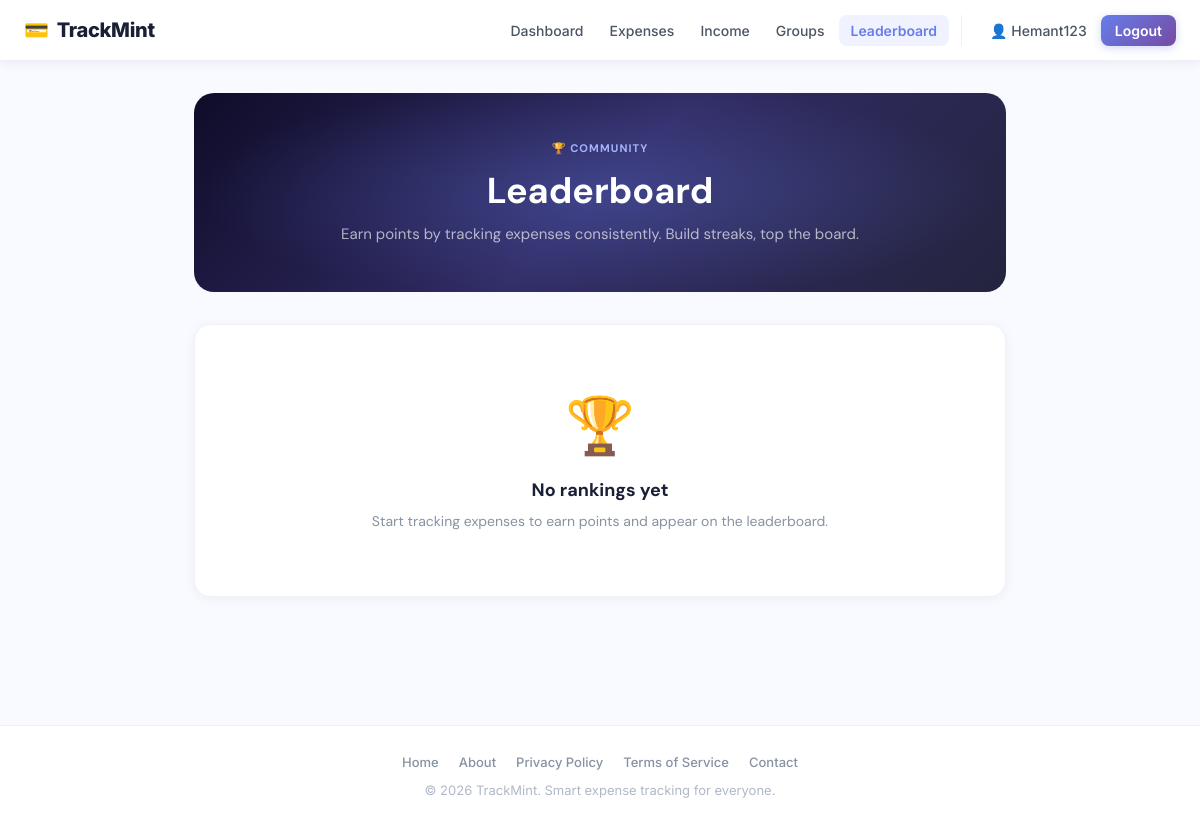
The app's page /leaderboard/ (signed in), older data.
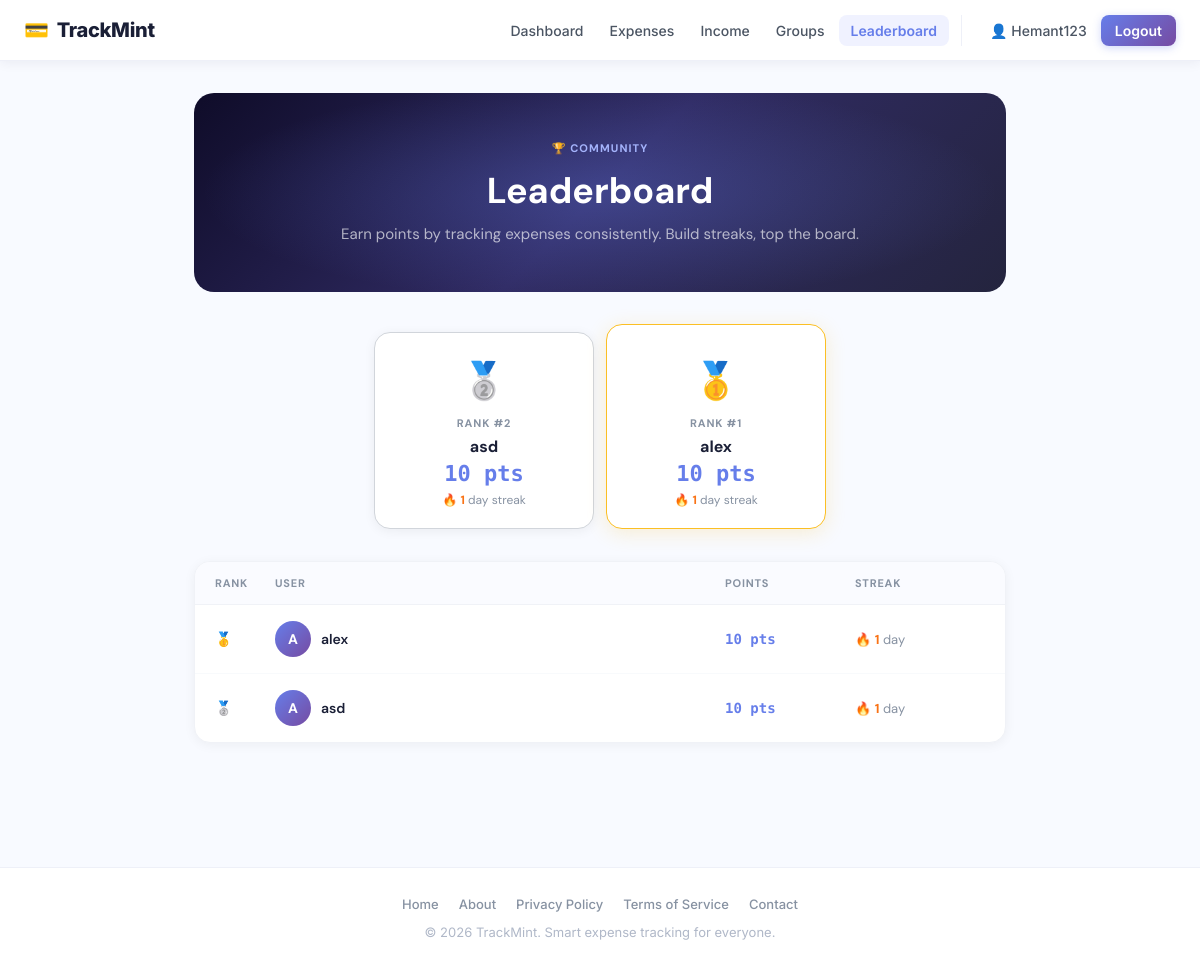
The same page, newer data.
### app/models.py (models this page shows, shortened)
class User(UserMixin, db.Model):
    __tablename__ = "users"
    id = db.Column(db.Integer, primary_key=True)
    username = db.Column(db.String(80), unique=True, nullable=False, index=True)
    email = db.Column(db.String(120), unique=True, nullable=False, index=True)
    password_hash = db.Column(db.String(255), nullable=False)
    created_at = db.Column(db.DateTime, default=datetime.utcnow, nullable=False)
    total_points = db.Column(db.Integer, default=0, nullable=False)
    current_streak = db.Column(db.Integer, default=0, nullable=False)
    last_upload_date = db.Column(db.Date, nullable=True)
    receipts = db.relationship(
        "Receipt",
        back_populates="user",
        cascade="all, delete-orphan",
        lazy=True
    )
    incomes = db.relationship(
        "Income",
        back_populates="user",
        cascade="all, delete-orphan",
        lazy=True
    )

### app/leaderboard/routes.py (the view)
@leaderboard_bp.route("/")
@login_required
def leaderboard_home():
    users = (
        User.query
        .filter(User.total_points > 0)
        .order_by(
            User.total_points.desc(),
            User.current_streak.desc(),
            User.username.asc()
        )
        .all()
    )
    return render_template(
        "leaderboard/index.html",
        page_title="Leaderboard",
        users=users
    )

### app/__init__.py (called while the page is built)
def register_login_loader():
    @login_manager.user_loader
    def load_user(user_id):
        from app.models import User
        return db.session.get(User, int(user_id))

### app/templates/leaderboard/index.html (shortened to what this page needs)
{% extends "base.html" %}
{% block content %}
<div class="lb">
  <div class="lb-header">
    <div class="lb-header-eyebrow">🏆 Community</div>
    <h1>Leaderboard</h1>
    <p>Earn points by tracking expenses consistently. Build streaks, top the board.</p>
  </div>
  {% if users %}
  {% if users|length >= 1 %}
  <div class="lb-podium">
    {% set ordered = [] %}
    {% if users|length >= 2 %}{% set _ = ordered.append(users[1]) %}{% endif %}
    {% set _ = ordered.append(users[0]) %}
    {% if users|length >= 3 %}{% set _ = ordered.append(users[2]) %}{% endif %}
    {% for user in ordered %}
      {% set real_rank = users.index(user) + 1 %}
      <div class="pod-item rank-{{ real_rank }}">
        {% if real_rank == 1 %}
          <span class="pod-medal">🥇</span>
        {% elif real_rank == 2 %}
          <span class="pod-medal">🥈</span>
        {% else %}
          <span class="pod-medal">🥉</span>
        {% endif %}
        <div class="pod-rank">Rank #{{ real_rank }}</div>
        <div class="pod-username {% if user.id == current_user.id %}is-you{% endif %}">
          {{ user.username }}
        </div>
        <span class="pod-pts">{{ user.total_points }} pts</span>
        <div class="pod-streak">
          🔥 <strong>{{ user.current_streak }}</strong> day streak
        </div>
      </div>
    {% endfor %}
  </div>
  {% endif %}
  <div class="lb-table-card">
    <div class="lb-table-head">
      <div class="lb-th">Rank</div>
      <div class="lb-th">User</div>
      <div class="lb-th">Points</div>
      <div class="lb-th">Streak</div>
    </div>
    {% for user in users %}
    <div class="lb-row {% if user.id == current_user.id %}is-you{% endif %}">
      <div class="lb-rank-cell">
        {% if loop.index == 1 %}
          <span class="lb-rank-num top">🥇</span>
        {% elif loop.index == 2 %}
          <span class="lb-rank-num top">🥈</span>
        {% elif loop.index == 3 %}
          <span class="lb-rank-num top">🥉</span>
        {% else %}
          <span class="lb-rank-num">#{{ loop.index }}</span>
        {% endif %}
      </div>
      <div class="lb-user-cell">
        <div class="lb-avatar">{{ user.username[0]|upper }}</div>
        <div>
          <div class="lb-username">{{ user.username }}{% if user.id == current_user.id %} <span class="lb-you-tag">(You)</span>{% endif %}</div>
        </div>
      </div>
      <div class="lb-pts">{{ user.total_points }} pts</div>
      <div class="lb-streak">🔥 <strong>{{ user.current_streak }}</strong> day{{ 's' if user.current_streak != 1 else '' }}</div>
    </div>
    {% endfor %}
  </div>
  {% else %}
  <div class="lb-table-card">
    <div class="lb-empty">
      <span class="lb-empty-icon">🏆</span>
      <h3>No rankings yet</h3>
      <p>Start tracking expenses to earn points and appear on the leaderboard.</p>
    </div>
  </div>
  {% endif %}
</div>
{% endblock %}

Row changes from the older to the newer data that the page shows:
now on this page (row edited): User: id "2", username "asd", total_points "10", current_streak "1", username "A"
added User: current_streak "1", username "alex", total_points "10", username "A"
Text that changed along with them:
text no longer shown: "🏆 No rankings yet Start tracking expenses to earn points and appear on the leaderboard."
text now shown: "RANK USER POINTS STREAK"
